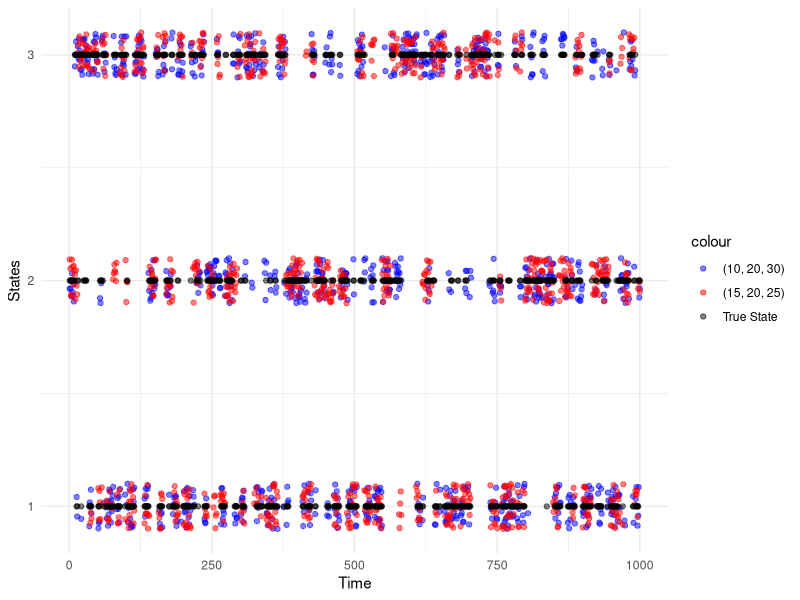

The R source for this figure:
## ---- chunk 1
pois.HMM.generate_sample  <- function(ns,mod)
{set.seed(548)
 mvect                    <- 1:mod$m
 state                    <- numeric(ns)
 state[1]                 <- sample(mvect,1,prob=mod$delta)
 for (i in 2:ns) state[i] <- sample(mvect,1,prob=mod$gamma[state[i-1],])
 x                        <- rpois(ns,lambda=mod$lambda[state])
 return(list(x = x, state = state))
}
## ---- chunk 2
# Initial values
mod1 <- list(m=3, 
            lambda=c(10, 20, 30), 
            gamma = matrix(c(0.8,0.1,0.1,0.1,0.8,0.1,0.1,0.1,0.8),3,3,byrow=TRUE),
            delta= rep(1, 3)/3
            )

mod2 <- list(m=3, 
            lambda=c(15, 20, 25), 
            gamma = matrix(c(0.8,0.1,0.1,0.1,0.8,0.1,0.1,0.1,0.8),3,3,byrow=TRUE),
            delta= rep(1, 3)/3
            )

# Generate sample 
## (i)
poishmm_sample_i = pois.HMM.generate_sample(1000, mod1)

## (ii)
poishmm_sample_ii = pois.HMM.generate_sample(1000, mod2)
## ---- chunk 3
### Global decoding by the Viterbi algorithm
pois.HMM.viterbi<-function(x,mod)
 {
 n              <- length(x)
 xi             <- matrix(0,n,mod$m)
 foo            <- mod$delta*dpois(x[1],mod$lambda)
 xi[1,]         <- foo/sum(foo)
 for (i in 2:n)
  {
  foo<-apply(xi[i-1,]*mod$gamma,2,max)*dpois(x[i],mod$lambda)
  xi[i,] <- foo/sum(foo)
  }
 iv<-numeric(n)
 iv[n]     <-which.max(xi[n,])
 for (i in (n-1):1)
   iv[i] <- which.max(mod$gamma[,iv[i+1]]*xi[i,])
 return(iv)
}
## ---- chunk 4
# Viterbi algorithm
v1 <- pois.HMM.viterbi(poishmm_sample_i$x, mod1)
v2 <- pois.HMM.viterbi(poishmm_sample_ii$x, mod2)

# Plot the differences
library(ggplot2)
df <- data.frame(v1, v2, true_state = poishmm_sample_i$state, t = seq(1,1000))

ggplot(df) +
  geom_point(aes(x = t, y = v1, color = "Variable 1"), alpha = 0.5, position=position_jitter(width = 0.1, height = 0.1)) +
  geom_point(aes(x = t, y = v2, color = "Variable 2"), alpha = 0.5, position=position_jitter(width = 0.1, height = 0.1)) +
  geom_point(aes(x = t, y = true_state, color = "Variable 3"), alpha = 0.5) +
  scale_color_manual(values = c("blue", "red", "black"), 
                     labels = c("(10, 20, 30)", "(15, 20, 25)", "True State")) +
  scale_y_continuous(breaks = c(1, 2, 3)) +
  theme_minimal() +
  labs(x = "Time", y = "States")
  
## ---- chunk 5
# Compare 
length(which(v1 == poishmm_sample_i$state))
length(which(v2 == poishmm_sample_ii$state))
